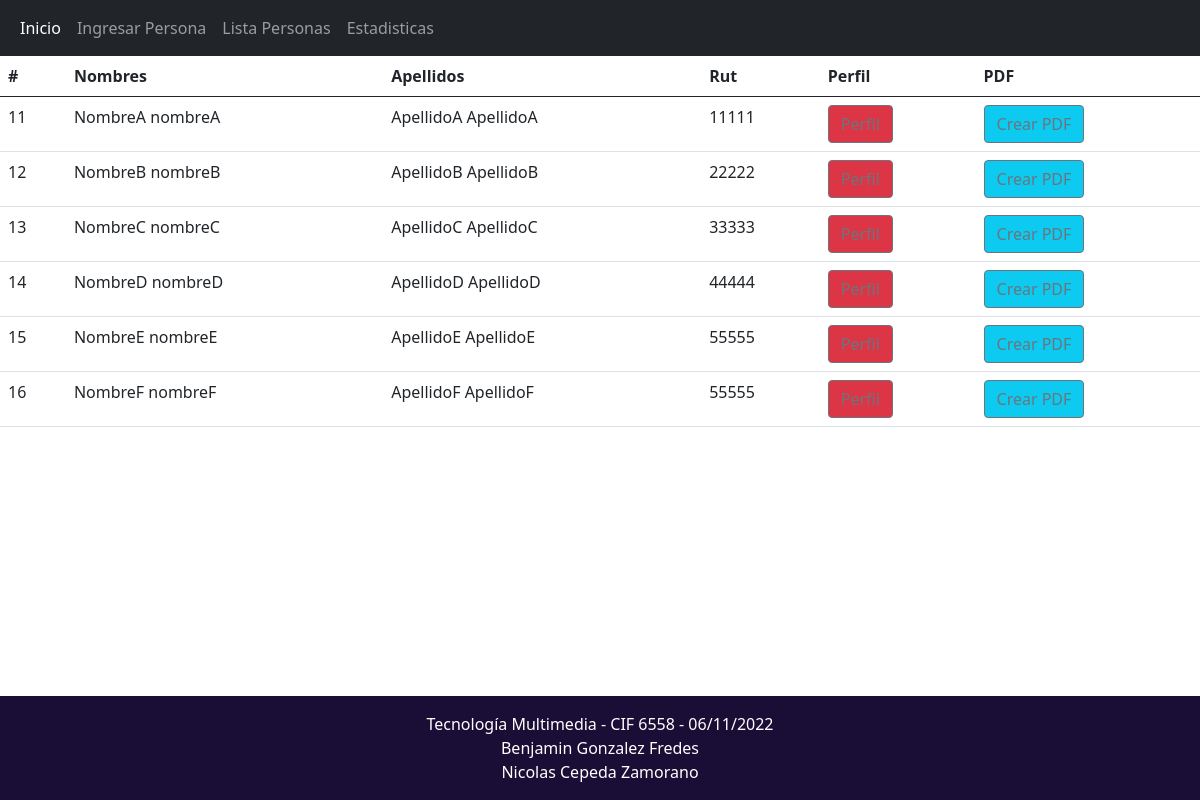
/listausuarios.php, run on an earlier commit of the app's database.
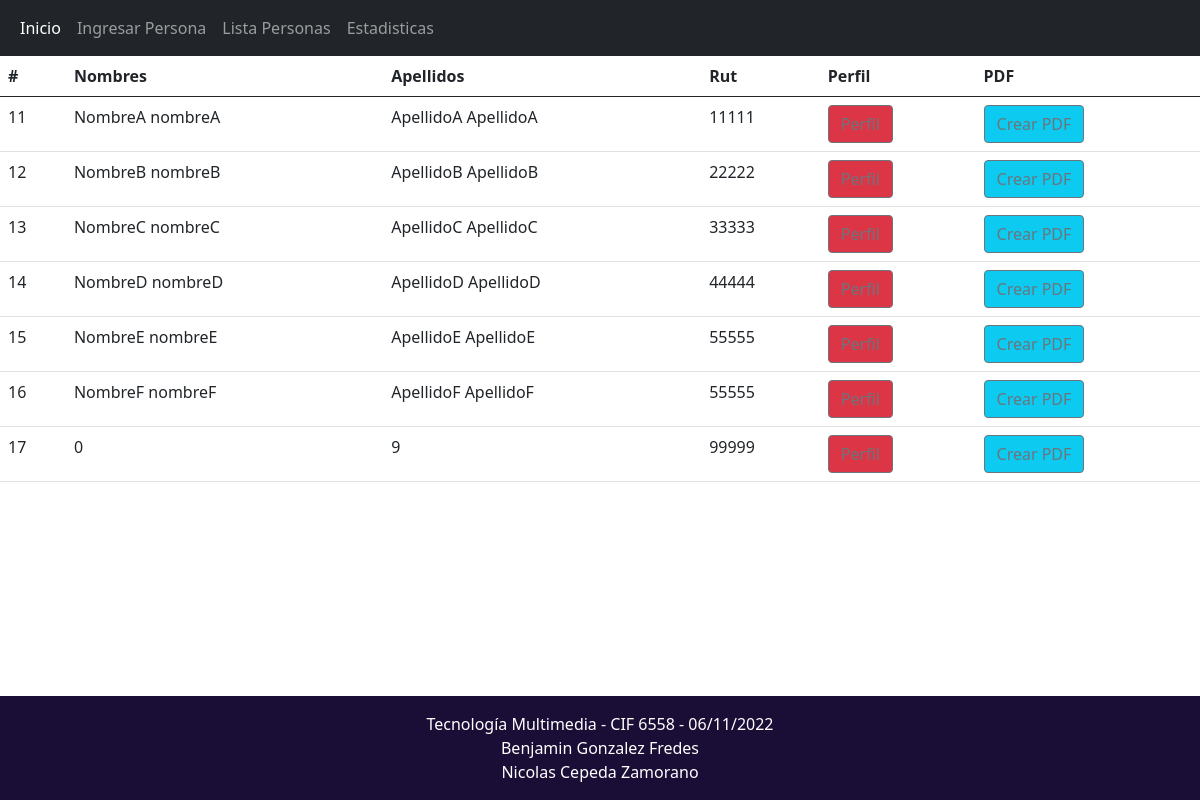
And on a later commit of the database.
### tables this page shows
CREATE TABLE `usuarios` (
  `id` int(11) NOT NULL,
  `nombres` varchar(50) NOT NULL,
  `apellidos` varchar(50) NOT NULL,
  `nacionalidad` varchar(10) NOT NULL,
  `genero` varchar(9) NOT NULL,
  `ciudad_residencia` varchar(30) NOT NULL,
  `foto` varchar(100) NOT NULL,
  `fecha_nacimiento` date NOT NULL,
  `rut` int(11) NOT NULL
);

### listausuarios.php (the view, shortened to what this page needs)
<?php
include "conn.php";
?>
<!DOCTYPE html>
<html lang="en">
<head>
    <link href="https://cdn.jsdelivr.net/npm/bootstrap@5.0.2/dist/css/bootstrap.min.css" rel="stylesheet">
</head>
<body>
    <nav class="navbar navbar-expand-lg navbar navbar-dark bg-dark"">
        <div class="container-fluid">
          <div class="collapse navbar-collapse" id="navbarNavAltMarkup">
            <div class="navbar-nav">
              <a class="nav-link active" aria-current="page" href="index.html">Inicio</a>
              <a class="nav-link" href="registro.php">Ingresar Persona</a>
              <a class="nav-link" href="#">Lista Personas</a>
              <a class="nav-link" href="estadisticas.php">Estadisticas</a>
            </div>
          </div>
        </div>
      </nav>
<table class="table">
    <thead>
        <tr>
            <th scope="col">#</th>
            <th scope="col">Nombres</th>
            <th scope="col">Apellidos</th>
            <th scope="col">Rut</th>
            <th scope="col">Perfil</th>
            <th scope="col">PDF</th>
            </tr>
    </thead>
<?php
    $query = mysqli_query($conexion,"SELECT id, nombres, apellidos, fecha_nacimiento, rut, nacionalidad, genero, ciudad_residencia, foto FROM usuarios");
    $result = mysqli_num_rows($query);
    if($result > 0){
        while ($data = mysqli_fetch_array($query)){
?>
    <tr>
        <td><?php echo $data["id"]; ?></td>
        <td><?php echo $data["nombres"]; ?></td>
        <td><?php echo $data["apellidos"]; ?></td>
        <td><?php echo $data["rut"]; ?></td>
        <td><a href="usuario.php?id=<?php echo $data["id"]?>"><button type='button'
        class='btn btn-danger btn-outline-secondary'>Perfil</button></a></td>
        <td><a href="crear_pdf.php?id=<?php echo $data["id"]?>&nombres=<?php echo $data["nombres"]?>&apellidos=<?php echo $data["apellidos"]?>&fecha_nacimiento=<?php echo $data["fecha_nacimiento"]?>&rut=<?php echo $data["rut"]?>&nacionalidad=<?php echo $data["nacionalidad"]?>&genero=<?php echo $data["genero"]?>&ciudad_residencia=<?php echo $data["ciudad_residencia"]?>&foto=<?php echo $data["foto"]?>">
        <button type='button' class='btn btn-info btn-outline-secondary'>Crear PDF</button></a></td>
    </tr>
<?php
        }
    }
?>
</table>
      <footer class="text-center text-white fixed-bottom" style="background-color: #221144;">
        <div class="text-center p-3" style="background-color: rgba(0, 0, 0, 0.2);">
            Tecnología Multimedia - CIF 6558 - 06/11/2022 <br>
            Benjamin Gonzalez Fredes <br>
            Nicolas Cepeda Zamorano
        </div>
      </footer>
</body>
</html>

What changed in the data, as far as the page shows it:
added usuarios: id "17", nombres "0", apellidos "9", rut "99999"
